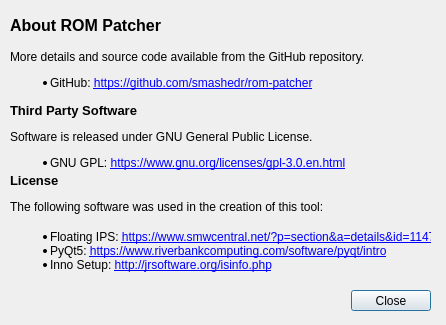
<?xml version="1.0" encoding="UTF-8"?>
<ui version="4.0">
 <class>AboutDialog</class>
 <widget class="QDialog" name="AboutDialog">
  <property name="geometry">
   <rect>
    <x>0</x>
    <y>0</y>
    <width>446</width>
    <height>325</height>
   </rect>
  </property>
  <property name="minimumSize">
   <size>
    <width>446</width>
    <height>325</height>
   </size>
  </property>
  <property name="windowTitle">
   <string>About - ROM Patcher</string>
  </property>
  <widget class="QDialogButtonBox" name="buttonBox">
   <property name="geometry">
    <rect>
     <x>10</x>
     <y>290</y>
     <width>421</width>
     <height>21</height>
    </rect>
   </property>
   <property name="layoutDirection">
    <enum>Qt::LeftToRight</enum>
   </property>
   <property name="orientation">
    <enum>Qt::Horizontal</enum>
   </property>
   <property name="standardButtons">
    <set>QDialogButtonBox::Close</set>
   </property>
  </widget>
  <widget class="QLabel" name="label_2">
   <property name="geometry">
    <rect>
     <x>10</x>
     <y>10</y>
     <width>421</width>
     <height>31</height>
    </rect>
   </property>
   <property name="font">
    <font>
     <pointsize>12</pointsize>
     <weight>75</weight>
     <bold>true</bold>
    </font>
   </property>
   <property name="text">
    <string>About ROM Patcher</string>
   </property>
  </widget>
  <widget class="QLabel" name="label_4">
   <property name="geometry">
    <rect>
     <x>10</x>
     <y>200</y>
     <width>421</width>
     <height>16</height>
    </rect>
   </property>
   <property name="layoutDirection">
    <enum>Qt::LeftToRight</enum>
   </property>
   <property name="text">
    <string>The following software was used in the creation of this tool:</string>
   </property>
   <property name="alignment">
    <set>Qt::AlignLeading|Qt::AlignLeft|Qt::AlignTop</set>
   </property>
   <property name="wordWrap">
    <bool>true</bool>
   </property>
  </widget>
  <widget class="QLabel" name="label_5">
   <property name="geometry">
    <rect>
     <x>10</x>
     <y>230</y>
     <width>421</width>
     <height>51</height>
    </rect>
   </property>
   <property name="text">
    <string>&lt;ul&gt;
&lt;li&gt;Floating IPS: &lt;a href=&quot;https://www.smwcentral.net/?p=section&amp;a=details&amp;id=11474&quot; target=&quot;_blank&quot;&gt;https://www.smwcentral.net/?p=section&amp;a=details&amp;id=11474&lt;/a&gt;&lt;/li&gt;
&lt;li&gt;PyQt5: &lt;a href=&quot;https://www.riverbankcomputing.com/software/pyqt/intro&quot; target=&quot;_blank&quot;&gt;https://www.riverbankcomputing.com/software/pyqt/intro&lt;/a&gt;&lt;/li&gt;
&lt;li&gt;Inno Setup: &lt;a href=&quot;http://jrsoftware.org/isinfo.php&quot; target=&quot;_blank&quot;&gt;http://jrsoftware.org/isinfo.php&lt;/a&gt;&lt;/li&gt;
&lt;/ul&gt;</string>
   </property>
   <property name="alignment">
    <set>Qt::AlignLeading|Qt::AlignLeft|Qt::AlignTop</set>
   </property>
  </widget>
  <widget class="QLabel" name="label_6">
   <property name="geometry">
    <rect>
     <x>10</x>
     <y>170</y>
     <width>421</width>
     <height>21</height>
    </rect>
   </property>
   <property name="font">
    <font>
     <pointsize>10</pointsize>
     <weight>75</weight>
     <bold>true</bold>
    </font>
   </property>
   <property name="text">
    <string>License</string>
   </property>
  </widget>
  <widget class="QLabel" name="label_8">
   <property name="geometry">
    <rect>
     <x>10</x>
     <y>130</y>
     <width>421</width>
     <height>61</height>
    </rect>
   </property>
   <property name="text">
    <string>&lt;p&gt;Software is released under GNU General Public License.&lt;/p&gt;
&lt;ul&gt;
&lt;li&gt;GNU GPL: &lt;a href=&quot;https://www.gnu.org/licenses/gpl-3.0.en.html&quot; target=&quot;_blank&quot;&gt;https://www.gnu.org/licenses/gpl-3.0.en.html&lt;/a&gt;&lt;/li&gt;
&lt;/ul&gt;</string>
   </property>
   <property name="alignment">
    <set>Qt::AlignLeading|Qt::AlignLeft|Qt::AlignTop</set>
   </property>
  </widget>
  <widget class="QLabel" name="label_9">
   <property name="geometry">
    <rect>
     <x>10</x>
     <y>50</y>
     <width>421</width>
     <height>41</height>
    </rect>
   </property>
   <property name="text">
    <string>&lt;p&gt;More details and source code available from the GitHub repository.&lt;/p&gt;
&lt;ul&gt;
    &lt;li&gt;GitHub: &lt;a href=&quot;https://github.com/smashedr/rom-patcher&quot; target=&quot;_blank&quot;&gt;https://github.com/smashedr/rom-patcher&lt;/a&gt;&lt;/li&gt;
&lt;/ul&gt;</string>
   </property>
   <property name="alignment">
    <set>Qt::AlignLeading|Qt::AlignLeft|Qt::AlignTop</set>
   </property>
  </widget>
  <widget class="QLabel" name="label_7">
   <property name="geometry">
    <rect>
     <x>10</x>
     <y>100</y>
     <width>421</width>
     <height>21</height>
    </rect>
   </property>
   <property name="font">
    <font>
     <pointsize>10</pointsize>
     <weight>75</weight>
     <bold>true</bold>
    </font>
   </property>
   <property name="text">
    <string>Third Party Software</string>
   </property>
  </widget>
 </widget>
 <resources/>
 <connections>
  <connection>
   <sender>buttonBox</sender>
   <signal>accepted()</signal>
   <receiver>AboutDialog</receiver>
   <slot>accept()</slot>
   <hints>
    <hint type="sourcelabel">
     <x>248</x>
     <y>254</y>
    </hint>
    <hint type="destinationlabel">
     <x>157</x>
     <y>274</y>
    </hint>
   </hints>
  </connection>
  <connection>
   <sender>buttonBox</sender>
   <signal>rejected()</signal>
   <receiver>AboutDialog</receiver>
   <slot>reject()</slot>
   <hints>
    <hint type="sourcelabel">
     <x>316</x>
     <y>260</y>
    </hint>
    <hint type="destinationlabel">
     <x>286</x>
     <y>274</y>
    </hint>
   </hints>
  </connection>
 </connections>
</ui>
